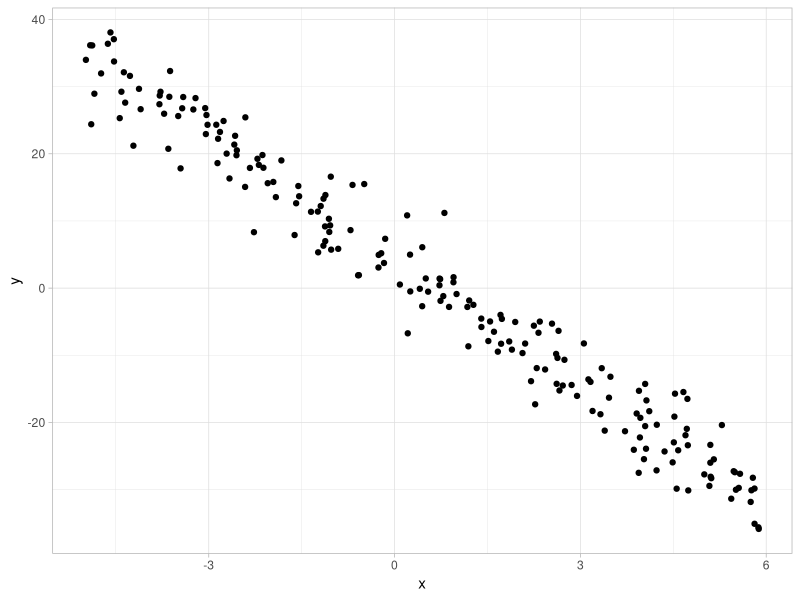

R code for this plot:
## ---- chunk 1
gen_dat <- function(n) {
  varianza <- 16
  x <- runif(n=n, min=-5, max=6)
  media <- 4 - 6 * x
  y <- rnorm(n=n, mean=media, sd=sqrt(varianza))
  marco_datos <- data.frame(y=y, x=x)
  return(marco_datos)
}
## ---- chunk 2
datos <- gen_dat(n=5)
datos
## ---- chunk 3
datos <- gen_dat(n=200)

library(ggplot2)
ggplot(datos, aes(x=x, y=y)) +
  geom_point() + theme_light()
## ---- chunk 4
mod <- lm(y ~ x, data=datos)
theta_hat <- c(coef(mod), sigma=summary(mod)$sigma)
theta_hat
## ---- chunk 5
datos <- cars[1:5, ]
mod <- lm(dist ~ speed, data=datos)
simulate(object=mod, nsim=1, seed=1234)
